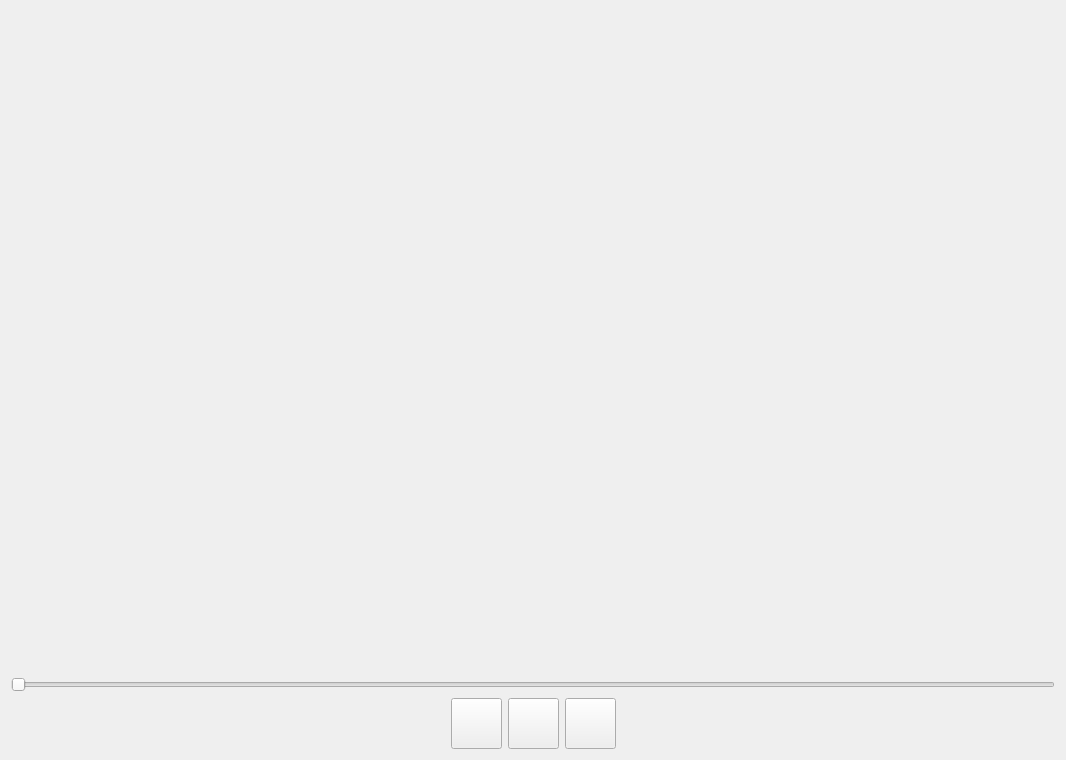
<?xml version="1.0" encoding="UTF-8"?>
<ui version="4.0">
 <class>LabelingPlayerView</class>
 <widget class="QWidget" name="LabelingPlayerView">
  <property name="geometry">
   <rect>
    <x>0</x>
    <y>0</y>
    <width>1066</width>
    <height>760</height>
   </rect>
  </property>
  <property name="windowTitle">
   <string>Form</string>
  </property>
  <layout class="QGridLayout" name="gridLayout">
   <item row="0" column="0" colspan="5">
    <widget class="QWidget" name="labelingViewer" native="true"/>
   </item>
   <item row="1" column="0" colspan="5">
    <widget class="QSlider" name="frameSlider">
     <property name="orientation">
      <enum>Qt::Horizontal</enum>
     </property>
    </widget>
   </item>
   <item row="2" column="0">
    <spacer name="horizontalSpacer">
     <property name="orientation">
      <enum>Qt::Horizontal</enum>
     </property>
     <property name="sizeHint" stdset="0">
      <size>
       <width>392</width>
       <height>20</height>
      </size>
     </property>
    </spacer>
   </item>
   <item row="2" column="1">
    <widget class="QPushButton" name="prevBtn">
     <property name="minimumSize">
      <size>
       <width>51</width>
       <height>51</height>
      </size>
     </property>
     <property name="text">
      <string/>
     </property>
     <property name="icon">
      <iconset resource="../../../../resource.qrc">
       <normaloff>:/images/images/prev.png</normaloff>:/images/images/prev.png</iconset>
     </property>
     <property name="iconSize">
      <size>
       <width>64</width>
       <height>64</height>
      </size>
     </property>
    </widget>
   </item>
   <item row="2" column="2">
    <widget class="QPushButton" name="mainBtn">
     <property name="minimumSize">
      <size>
       <width>51</width>
       <height>51</height>
      </size>
     </property>
     <property name="text">
      <string/>
     </property>
     <property name="icon">
      <iconset resource="../../../../resource.qrc">
       <normaloff>:/images/images/play.png</normaloff>:/images/images/play.png</iconset>
     </property>
     <property name="iconSize">
      <size>
       <width>64</width>
       <height>64</height>
      </size>
     </property>
    </widget>
   </item>
   <item row="2" column="3">
    <widget class="QPushButton" name="nextBtn">
     <property name="minimumSize">
      <size>
       <width>51</width>
       <height>51</height>
      </size>
     </property>
     <property name="text">
      <string/>
     </property>
     <property name="icon">
      <iconset resource="../../../../resource.qrc">
       <normaloff>:/images/images/next.png</normaloff>:/images/images/next.png</iconset>
     </property>
     <property name="iconSize">
      <size>
       <width>64</width>
       <height>64</height>
      </size>
     </property>
    </widget>
   </item>
   <item row="2" column="4">
    <spacer name="horizontalSpacer_2">
     <property name="orientation">
      <enum>Qt::Horizontal</enum>
     </property>
     <property name="sizeHint" stdset="0">
      <size>
       <width>398</width>
       <height>20</height>
      </size>
     </property>
    </spacer>
   </item>
  </layout>
 </widget>
 <resources>
  <include location="../../../../resource.qrc"/>
 </resources>
 <connections/>
</ui>
